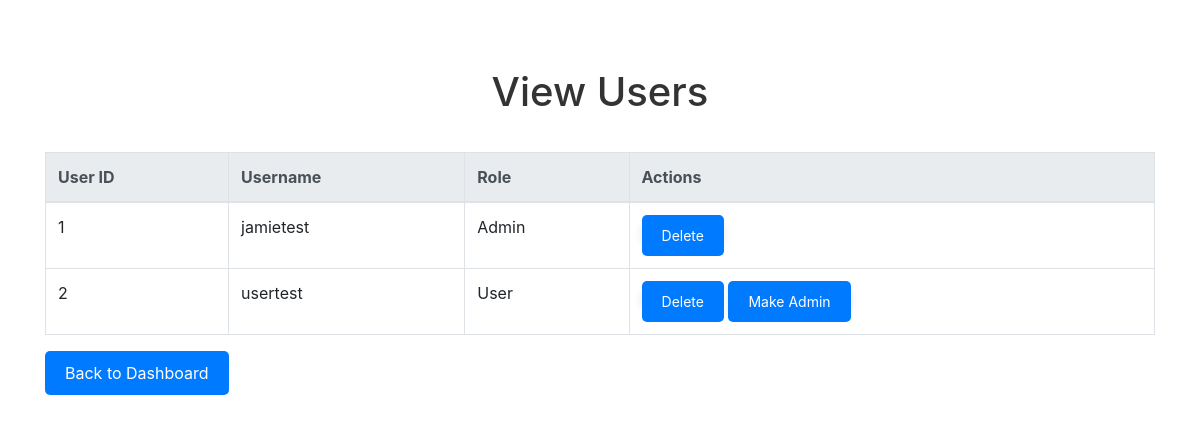
Screenshot of /view_users.php (signed in) with the database file from the repository.
### tables this page shows
CREATE TABLE `users` (
  `user_id` INT(11) NOT NULL AUTO_INCREMENT,
  `username` VARCHAR(100) NOT NULL,
  `email` VARCHAR(100) NOT NULL,
  `password` VARCHAR(255) NOT NULL,
  `is_admin` TINYINT(1) DEFAULT 0,
  PRIMARY KEY (`user_id`)
);

### view_users.php (the view, shortened to what this page needs)
<?php
require 'db_connect.php';
$users_query = "SELECT user_id, username, is_admin FROM users";
$users_result = $conn->query($users_query);
?>
<!DOCTYPE html>
<html lang="en">
<head>
    <link rel="stylesheet" href="styles.css">
    <link rel="stylesheet" href="https://stackpath.bootstrapcdn.com/bootstrap/4.5.2/css/bootstrap.min.css">
</head>
<body>
    <div class="container mt-5">
        <h1 class="text-center">View Users</h1>
        <div class="table-responsive">
            <table class="table table-bordered table-hover mt-3">
                <thead class="thead-light">
                    <tr>
                        <th>User ID</th>
                        <th>Username</th>
                        <th>Role</th>
                        <th>Actions</th>
                    </tr>
                </thead>
                <tbody>
                    <?php if ($users_result->num_rows > 0): ?>
                        <?php while ($user = $users_result->fetch_assoc()): ?>
                            <tr>
                                <td><?php echo htmlspecialchars($user['user_id']); ?></td>
                                <td><?php echo htmlspecialchars($user['username']); ?></td>
                                <td><?php echo $user['is_admin'] ? 'Admin' : 'User'; ?></td>
                                <td>
                                    <form method="POST" class="d-inline">
                                        <button type="submit" name="delete_user" class="btn btn-danger btn-sm" onclick="return confirm('Are you sure you want to delete this user?');">Delete</button>
                                    </form>
                                    <?php if (!$user['is_admin']): ?>
                                        <form method="POST" class="d-inline">
                                            <button type="submit" name="promote_user" class="btn btn-success btn-sm">Make Admin</button>
                                        </form>
                                    <?php endif; ?>
                                </td>
                            </tr>
                        <?php endwhile; ?>
                    <?php else: ?>
                        <tr>
                            <td colspan="4" class="text-center">No users found.</td>
                        </tr>
                    <?php endif; ?>
                </tbody>
            </table>
        </div>
        <a href="admin_dashboard.php" class="btn btn-primary">Back to Dashboard</a>
    </div>
</body>
</html>

### styles.css (style rules this page uses)
body { font-family: Arial, sans-serif; background-color: #f4f4f4; margin: 0; padding: 0; }
.container { max-width: 1200px; margin: auto; padding: 20px; }
h1, h2, h3 { color: #333; }
h1 { text-align: center; }
form { background-color: white; padding: 20px; border-radius: 5px; box-shadow: 0 0 10px rgba(0, 0, 0, 0.1); margin: 20px 0; }

### view_users.php (style rules this page uses)
form { display: inline; margin: 0; padding: 0; }
button, .btn { background-color: #007bff; color: white; border: none; border-radius: 5px; padding: 10px 20px; cursor: pointer; text-decoration: none; transition: background-color 0.3s ease; display: inline-block; }
.table-responsive { margin-top: 20px; }

### rows the page displays
users: user_id "1", username "jamietest", is_admin "Admin"
users: user_id "2", username "usertest", is_admin "User"
